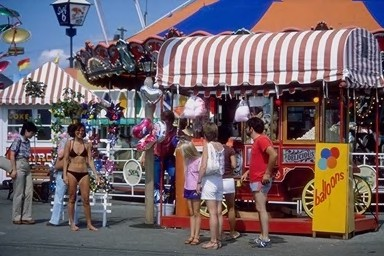
#> input picture dataset/test_set/beaches/100.jpg, 384 x 256 px; its folder holds only this picture in this run
$ python -i app.py   (imports and definitions only)
#> lines starting #> are read from the running program, lines starting #| are printed output that depends on the picture
from flask import Flask, render_template, request
import cv2
import os
import numpy as np

# [1 line not run here, left out]

# ======================================================
# DATASET
# ======================================================

ruta_dataset = "dataset/training_set"

imagenes = []
etiquetas = []
rutas = []

# ======================================================
# CARGAR DATASET
# ======================================================

# [43 lines left out: function cargar_dataset, not called in this run]

# ======================================================
# CARGAR TODO
# ======================================================

# [6 lines not run here, left out]

# ======================================================
# PREPROCESAMIENTO
# ======================================================

def preprocesar(img):

    img = cv2.resize(
        img,
        (256, 256)
    )

    return img

# ======================================================
# DESCRIPTOR HISTOGRAMA
# ======================================================

def descriptor_histograma(img):

    img = preprocesar(img)

    hist = cv2.calcHist(

        [img],
        [0,1,2],
        None,
        [8,8,8],
        [0,256,0,256,0,256]

    )

    hist = cv2.normalize(
        hist,
        hist
    ).flatten()

    return hist

# ======================================================
# DESCRIPTOR ORB
# ======================================================

orb = cv2.ORB_create(
    nfeatures=500
)

def descriptor_orb(img):

    gray = cv2.cvtColor(
        img,
        cv2.COLOR_BGR2GRAY
    )

    kp, des = orb.detectAndCompute(
        gray,
        None
    )

    if des is None:

        return np.zeros(32)

    des = np.mean(
        des,
        axis=0
    )

    return des

# ======================================================
# DESCRIPTOR COMBINADO
# ======================================================

def descriptor_combinado(img):

    # histograma
    h = descriptor_histograma(img)

    # orb
    o = descriptor_orb(img)

    # normalizar histograma
    h = h / np.linalg.norm(h)

    # normalizar orb
    if np.linalg.norm(o) != 0:

        o = o / np.linalg.norm(o)

    # fusionar
    combinado = np.concatenate(
        (h, o)
    )

    return combinado

# ======================================================
# GENERAR DESCRIPTORES
# ======================================================

# [3 lines not run here, left out]

train_vec = []

# [5 lines not run here, left out]

train_vec = np.array(train_vec)

# [1 line not run here, left out]

# ======================================================
# DISTANCIA EUCLIDIANA
# ======================================================

def distancia_euclidiana(a, b):

    return np.linalg.norm(a - b)

# ======================================================
# DISTANCIA MANHATTAN
# ======================================================

# [151 lines left out: functions distancia_manhattan, similitud_coseno, home, buscar, not called in this run]

# ======================================================

import os

# [3 lines not run here, left out]

>>> import cv2
>>> picture = cv2.imread('dataset/test_set/beaches/100.jpg')
#> picture is the input picture: shape (256, 384, 3); mean B, G, R 102.1, 97.5, 113.2
>>> result = descriptor_combinado(picture)
#> in preprocesar, `img = cv2.resize( img, (256, 256) )`:
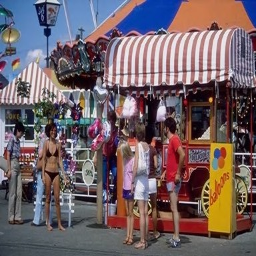
#> img: shape (256, 256, 3); mean of channels 0, 1, 2 102.3, 97.6, 113.3; drawn as B, G, R
#> in descriptor_histograma, `hist = cv2.normalize( hist, hist ).flatten()`: hist = 512 values, max 0.466 at index 146, min 0 at index 6, mean 0.0121
#> in descriptor_combinado, `h = descriptor_histograma(img)`: h has the same summary as hist in descriptor_histograma
#> in descriptor_orb, `gray = cv2.cvtColor( img, cv2.COLOR_BGR2GRAY )`:
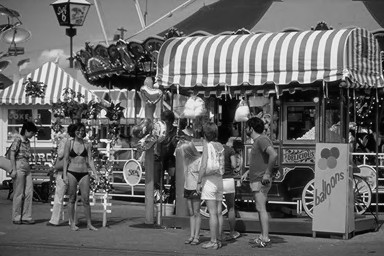
#> gray: shape (256, 384); min 0, max 254, mean 102.7
#> in descriptor_orb, `kp, des = orb.detectAndCompute( gray, None )`: kp = 492 keypoints; strongest (x, y, size): (295, 205, 31), (105, 144, 31), (309, 188, 31), (104, 144, 37.2)
#> in descriptor_orb, `des = np.mean( des, axis=0 )`: des = 32 values, max 152.7 at index 10, min 112.4 at index 0, mean 135.3
#> in descriptor_combinado, `o = descriptor_orb(img)`: o has the same summary as des in descriptor_orb
#> in descriptor_combinado, `o = o / np.linalg.norm(o)`: o = 32 values, max 0.199 at index 10, min 0.146 at index 0, mean 0.176
#> in descriptor_combinado, `combinado = np.concatenate( (h, o) )`: combinado = 544 values, max 0.466 at index 146, min 0 at index 6, mean 0.0218
#> result has the same summary as combinado in descriptor_combinado

$ run again, on dataset/test_set/beaches/101.jpg
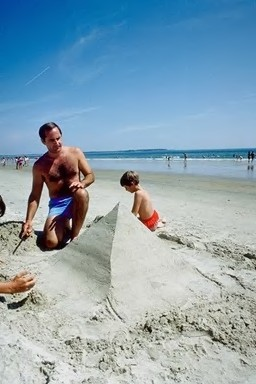
#> input picture dataset/test_set/beaches/101.jpg, 256 x 384 px
#> picture is the input picture: shape (384, 256, 3); mean B, G, R 178.5, 163.8, 138.1
#> in preprocesar, `img = cv2.resize( img, (256, 256) )`:
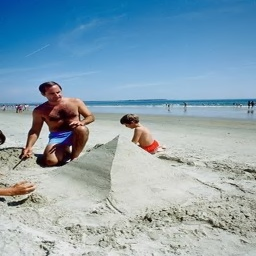
#> img: shape (256, 256, 3); mean of channels 0, 1, 2 178.6, 163.9, 138.3; drawn as B, G, R
#> hist = 512 values, max 0.775 at index 438, min 0 at index 6, mean 0.00671
#> h has the same summary as hist in descriptor_histograma
#> in descriptor_orb, `gray = cv2.cvtColor( img, cv2.COLOR_BGR2GRAY )`:
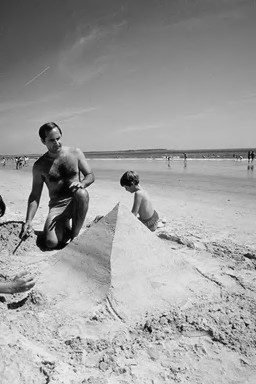
#> gray: shape (384, 256); min 0, max 245, mean 157.8
#> kp = 441 keypoints; strongest (x, y, size): (35, 233, 31), (80, 187, 31), (69, 240, 31), (42, 230, 31)
#> des = 32 values, max 188.6 at index 23, min 92.63 at index 0, mean 136.8
#> in descriptor_combinado, `o = descriptor_orb(img)`: o has the same summary as des in descriptor_orb
#> in descriptor_combinado, `o = o / np.linalg.norm(o)`: o = 32 values, max 0.241 at index 23, min 0.118 at index 0, mean 0.175
#> combinado = 544 values, max 0.775 at index 438, min 0 at index 6, mean 0.0166
#> result has the same summary as combinado in descriptor_combinado

$ run again, on dataset/test_set/beaches/102.jpg
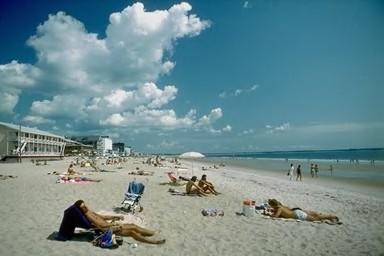
#> input picture dataset/test_set/beaches/102.jpg, 384 x 256 px
#> picture is the input picture: shape (256, 384, 3); mean B, G, R 143.1, 138.7, 108.3
#> in preprocesar, `img = cv2.resize( img, (256, 256) )`:
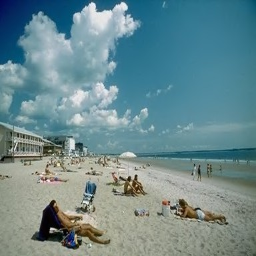
#> img: shape (256, 256, 3); mean of channels 0, 1, 2 143.1, 138.8, 108.4; drawn as B, G, R
#> hist = 512 values, max 0.501 at index 281, min 0 at index 2, mean 0.00773
#> h has the same summary as hist in descriptor_histograma
#> in descriptor_orb, `gray = cv2.cvtColor( img, cv2.COLOR_BGR2GRAY )`:
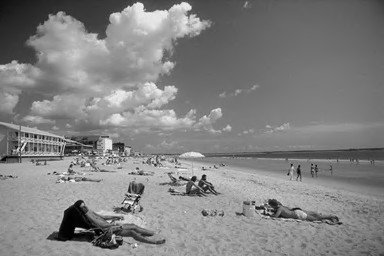
#> gray: shape (256, 384); min 0, max 249, mean 130.1
#> kp = 461 keypoints; strongest (x, y, size): (266, 212, 31), (138, 197, 31), (204, 175, 31), (262, 208, 31)
#> des = 32 values, max 180.3 at index 23, min 78.99 at index 0, mean 133.4
#> in descriptor_combinado, `o = descriptor_orb(img)`: o has the same summary as des in descriptor_orb
#> in descriptor_combinado, `o = o / np.linalg.norm(o)`: o = 32 values, max 0.236 at index 23, min 0.103 at index 0, mean 0.175
#> combinado = 544 values, max 0.501 at index 281, min 0 at index 2, mean 0.0175
#> result has the same summary as combinado in descriptor_combinado

$ run again, on dataset/test_set/beaches/103.jpg
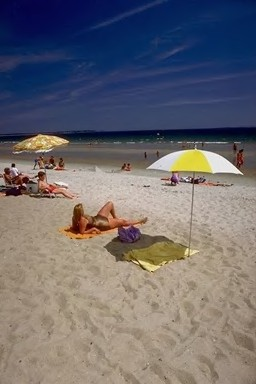
#> input picture dataset/test_set/beaches/103.jpg, 256 x 384 px
#> picture is the input picture: shape (384, 256, 3); mean B, G, R 111.7, 106.6, 109.7
#> in preprocesar, `img = cv2.resize( img, (256, 256) )`:
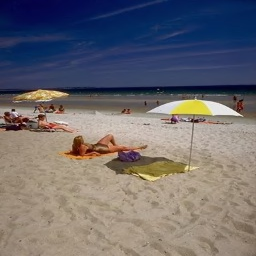
#> img: shape (256, 256, 3); mean of channels 0, 1, 2 111.8, 106.7, 109.8; drawn as B, G, R
#> hist = 512 values, max 0.586 at index 293, min 0 at index 4, mean 0.00716
#> h has the same summary as hist in descriptor_histograma
#> in descriptor_orb, `gray = cv2.cvtColor( img, cv2.COLOR_BGR2GRAY )`:
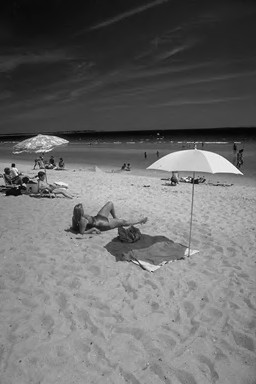
#> gray: shape (384, 256); min 2, max 250, mean 108.1
#> kp = 459 keypoints; strongest (x, y, size): (171, 183, 31), (40, 172, 31), (170, 181, 31), (36, 176, 31)
#> des = 32 values, max 198.4 at index 23, min 89.96 at index 0, mean 141.1
#> in descriptor_combinado, `o = descriptor_orb(img)`: o has the same summary as des in descriptor_orb
#> in descriptor_combinado, `o = o / np.linalg.norm(o)`: o = 32 values, max 0.245 at index 23, min 0.111 at index 0, mean 0.175
#> combinado = 544 values, max 0.586 at index 293, min 0 at index 4, mean 0.017
#> result has the same summary as combinado in descriptor_combinado
